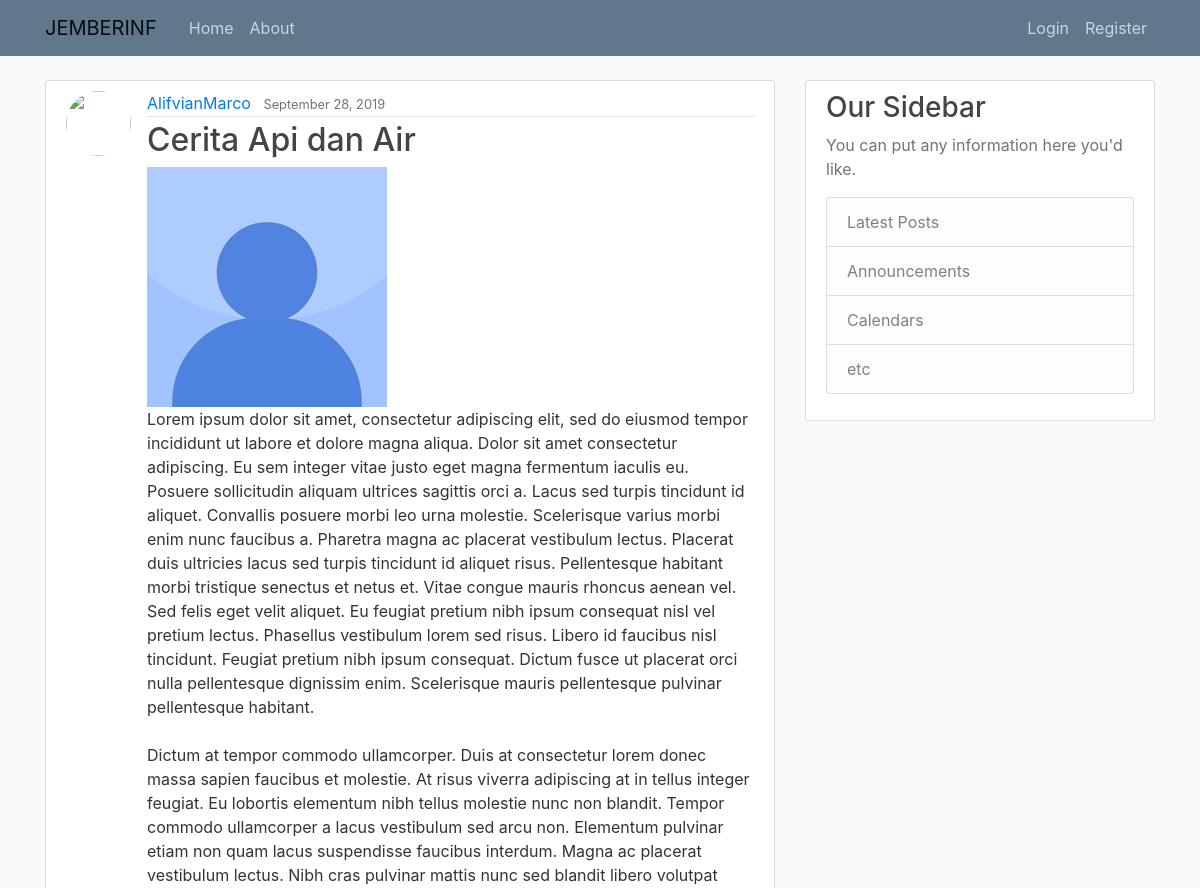
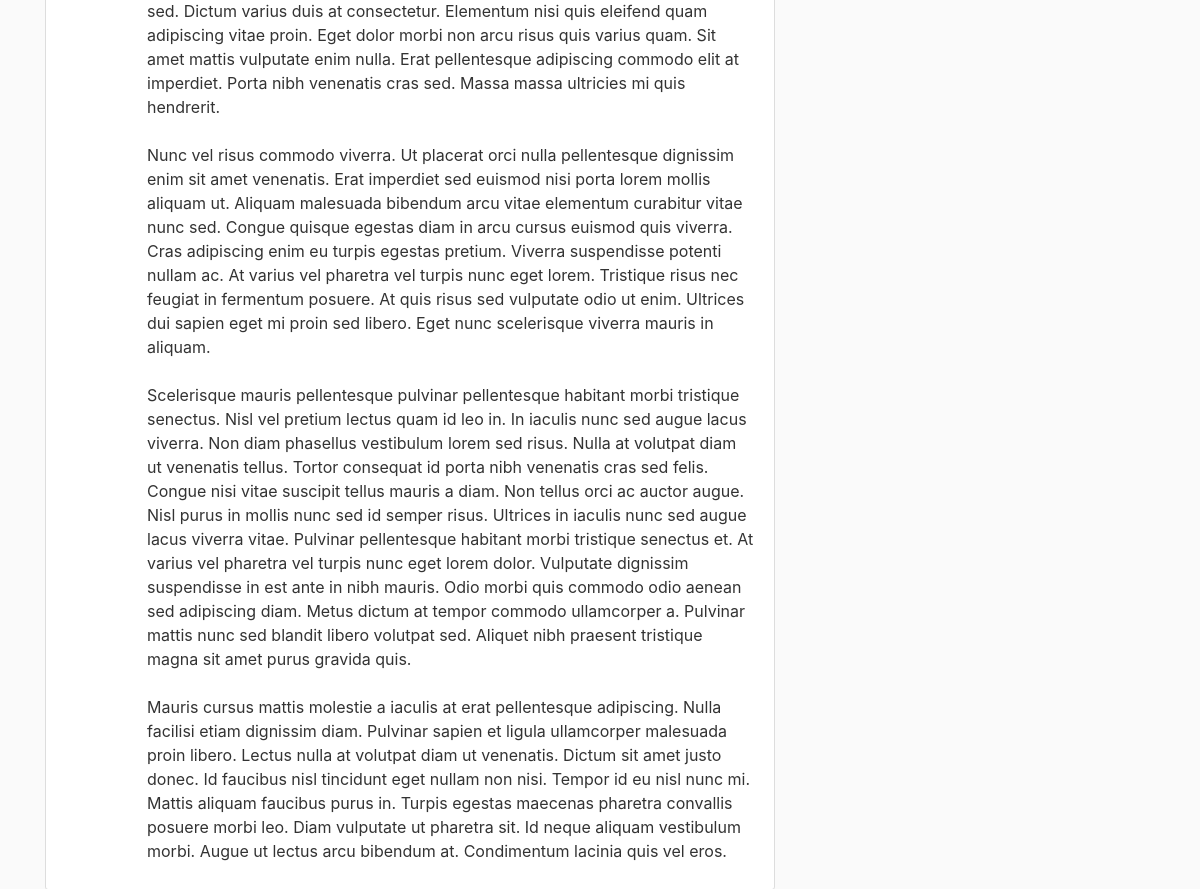
The page /post/10/ on the database its author committed (2 pictures, top to bottom).
### blog/models.py (models this page shows, shortened)
class Post(models.Model):
    judul       = models.CharField(max_length = 255)
    isi         = models.TextField()
    foto        = models.ImageField(default='default.jpg', upload_to='profile_pics')
    waktu       = models.DateTimeField(default = timezone.now)
    penulis     = models.ForeignKey(User, on_delete =  models.CASCADE)
    slug        = models.SlugField(blank = True, editable = False)

### blog/views.py (the view)
# urls.py: path('post/<int:pk>/', views.PostDetailView.as_view(), name='post-detail'),
class PostDetailView(DetailView):
	model = Post

### blog/templates/blog/post_detail.html (shortened to what this page needs)
{% extends "blog/base.html" %}
{% block content %}
		<article class="media content-section">
      <img class="rounded-circle article-img" src="{{object.penulis.profile.image.url}}">
          <div class="media-body">
            <div class="article-metadata">
              <a class="mr-2" href="#">{{ object.penulis }}</a>
              <small class="text-muted">{{ object.waktu|date:"F d, Y" }}</small>
            </div>
            <h2 class="article-title">{{ object.judul }}</h2>
            <img src="{{object.foto}}">
            <p class="article-content">{{ object.isi }}</p>
          </div>
        </article>
{% endblock content %}

### blog/templates/blog/base.html (shortened to what this page needs)
{% load static %}
<!DOCTYPE html>
<html>
<head>
    <link rel="stylesheet" href="https://maxcdn.bootstrapcdn.com/bootstrap/4.0.0/css/bootstrap.min.css">
    <link rel="stylesheet" type="text/css" href="{% static 'blog/main.css' %}">
</head>
<body>
    <header class="site-header">
      <nav class="navbar navbar-expand-md navbar-light bg-steel fixed-top">
        <div class="container">
          <a class="navbar-brand mr-4" href="{% url 'blog-home' %}">JEMBERINF</a>
          <div class="collapse navbar-collapse" id="navbarToggle">
            <div class="navbar-nav mr-auto">
              <a class="nav-item nav-link" href="{% url 'blog-home' %}">Home</a>
              <a class="nav-item nav-link" href="{% url 'blog-about' %}">About</a>
            </div>
            <div class="navbar-nav">
              {% if user.is_authenticated %}
                <a class="nav-item nav-link" href="{% url 'post-create' %}">new post</a>
                <a class="nav-item nav-link" href="{% url 'profile' %}">{{user.username}}</a>
                <a class="nav-item nav-link" href="{% url 'logout' %}">Logout</a>
              {% else %}
                <a class="nav-item nav-link" href="{% url 'login' %}">Login</a>
                <a class="nav-item nav-link" href="{% url 'register' %}">Register</a>
              {% endif %}
            </div>
          </div>
        </div>
      </nav>
    </header>
    <main role="main" class="container mt-5" >
      <div class="row">
        <div class="col-md-8">
          {% block content %}
          {% endblock content %}
        </div>
        <div class="col-md-4">
          <div class="content-section">
            <h3>Our Sidebar</h3>
            <p class='text-muted'>You can put any information here you'd like.
              <ul class="list-group">
                <li class="list-group-item list-group-item-light">Latest Posts</li>
                <li class="list-group-item list-group-item-light">Announcements</li>
                <li class="list-group-item list-group-item-light">Calendars</li>
                <li class="list-group-item list-group-item-light">etc</li>
              </ul>
            </p>
          </div>
        </div>
      </div>
    </main>
</body>
</html>

### blog/static/blog/main.css (style rules this page uses)
body { background: #fafafa; color: #333333; margin-top: 5rem; }
h1, h2, h3, h4, h5, h6 { color: #444444; }
ul { margin: 0; }
.bg-steel { background-color: #5f788a; }
.site-header .navbar-nav .nav-link { color: #cbd5db; }
.content-section { background: #ffffff; padding: 10px 20px; border: 1px solid #dddddd; border-radius: 3px; margin-bottom: 20px; }
.article-title { color: #444444; }
.article-content { white-space: pre-line; }
.article-img { height: 65px; width: 65px; margin-right: 16px; }
.article-metadata { padding-bottom: 1px; margin-bottom: 4px; border-bottom: 1px solid #e3e3e3 }

### rows shown on the page
Post: penulis "AlifvianMarco", waktu "September 28, 2019", judul "Cerita Api dan Air", foto (placeholder picture), isi "Lorem ipsum dolor sit amet, consectetur adipiscing elit, sed do eiusmod tempor incididunt ut labore et dolore magna aliqua. Dolor sit amet consectetur adipiscing. Eu sem integer vitae justo eget magna fermentum iaculis eu. Posuere sollicitudin aliquam ultrices sagittis orci a. Lacus sed turpis tincidunt id aliquet. Convallis posuere morbi leo urna molestie. Scelerisque varius morbi enim nunc faucibus a. Pharetra magna ac placerat vestibulum lectus. Placerat duis ultricies lacus sed turpis tincidunt id aliquet risus. Pellentesque habitant morbi tristique senectus et netus et. Vitae congue mauris rhoncus aenean vel. Sed felis eget velit aliquet. Eu feugiat pretium nibh ipsum consequat nisl…"
